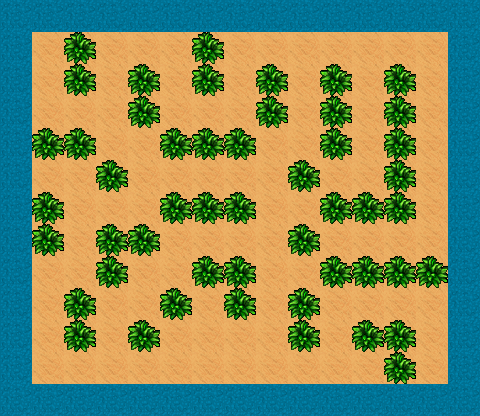

The image is a tile-based game level rendered from a .tmx file. Its description and source (layers, tilesets, objects; grid data summarised) follow:
An orthogonal 15x13 tile map with 32x32 px tiles, 3 tile layers (ground, border, bushes), 1 hidden layer not drawn.

<map version="1.0" orientation="orthogonal" renderorder="right-down" width="15" height="13" tilewidth="32" tileheight="32" nextobjectid="1">
 <tileset firstgid="1" source="tileset1.tsx" />
 <layer name="ground" width="15" height="13">
  <data>[195 cells, 195 non-empty, 1 distinct tile ids]</data>
 </layer>
 <layer name="border" width="15" height="13">
  <data>[195 cells, 52 non-empty, 1 distinct tile ids]</data>
 </layer>
 <layer name="bushes" width="15" height="13">
  <data>[195 cells, 50 non-empty, 1 distinct tile ids]</data>
 </layer>
 <layer name="spawns" width="15" height="13" visible="0">
  <data>[195 cells, 2 non-empty, 2 distinct tile ids]</data>
 </layer>
</map>